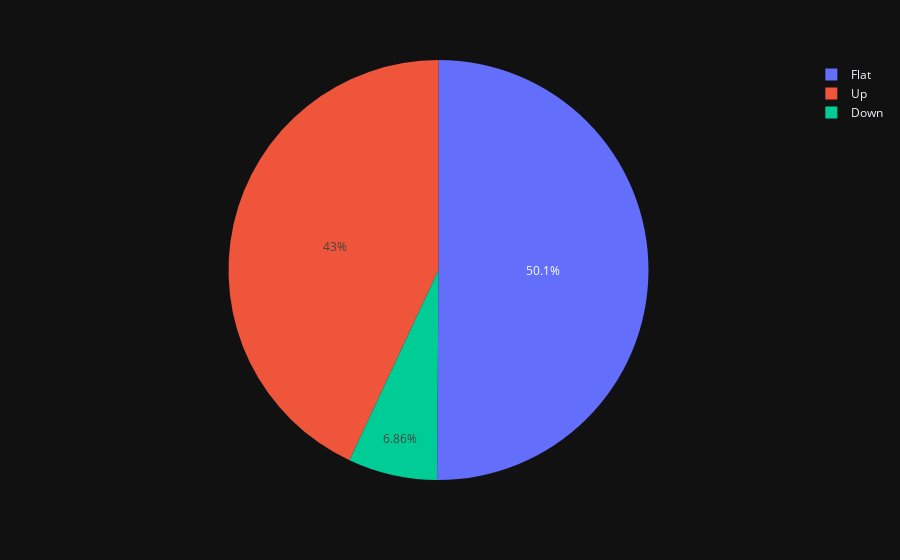

The notebook cell this image was saved under:
### Code cell
px.pie(dados, 'ST_Slope')

### Figure 1 — Plotly figure (JSON) as saved in the notebook; plotly's stock layout.template omitted (floating-point values rounded to 4 significant figures; data arrays with more than 128 entries replaced by an {"elided": "..."} marker saying what was removed)
{"data": [{"domain": {"x": [0.0, 1.0], "y": [0.0, 1.0]}, "hovertemplate": "ST_Slope=%{label}<extra></extra>", "labels": {"elided": "918 str values"}, "legendgroup": "", "name": "", "showlegend": true, "type": "pie"}], "layout": {"legend": {"tracegroupgap": 0}, "margin": {"t": 60}}}
